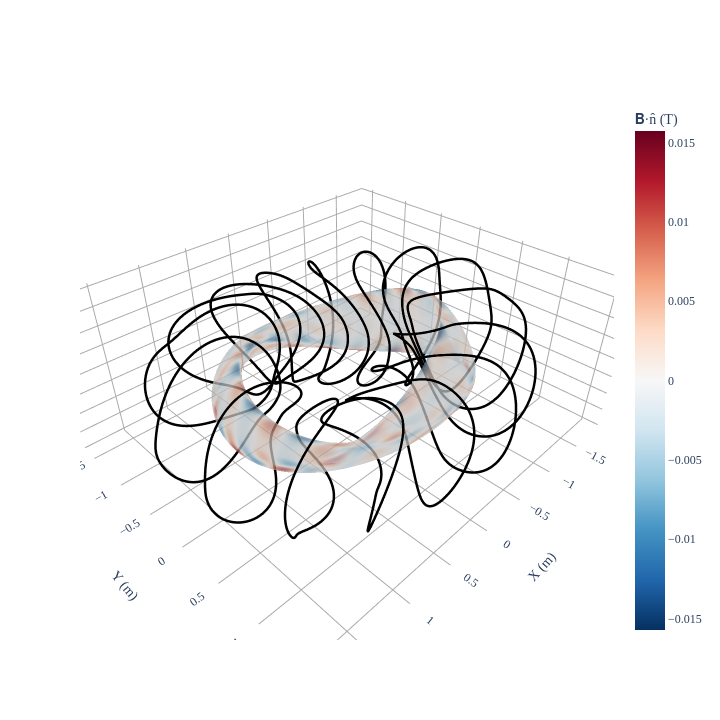

Notebook source saved alongside this figure:
### Code cell
fig = plot_3d(
    eq_qs_T.surface, "B*n", field=optimized_coilset, alpha=0.5
)  # pass in surface so the Bplasma is not computed, as it is vacuum
plot_coils(optimized_coilset, fig=fig)
# plot_coils(coilset,fig=fig,color="red")

### Figure 1 — Plotly figure (JSON) as saved in the notebook; plotly's stock layout.template omitted (floating-point values rounded to 4 significant figures; data arrays with more than 128 entries replaced by an {"elided": "..."} marker saying what was removed)
{"data": [{"colorbar": {"title": {"text": "𝐁·n̂ (T)"}}, "colorscale": [[0, "rgb(5,48,97)"], [0.1, "rgb(33,102,172)"], [0.2, "rgb(67,147,195)"], [0.3, "rgb(146,197,222)"], [0.4, "rgb(209,229,240)"], [0.5, "rgb(247,247,247)"], [0.6, "rgb(253,219,199)"], [0.7, "rgb(244,165,130)"], [0.8, "rgb(214,96,77)"], [0.9, "rgb(178,24,43)"], [1, "rgb(103,0,31)"]], "flatshading": true, "i": {"elided": "40200 int values"}, "intensity": {"elided": "20301 float values"}, "j": {"elided": "40200 int values"}, "k": {"elided": "40200 int values"}, "name": "𝐁·n̂ (T)", "opacity": 0.5, "showscale": true, "type": "mesh3d", "x": {"elided": "20301 float values"}, "y": {"elided": "20301 float values"}, "z": {"elided": "20301 float values"}}, {"hovertext": "Current = 352704.97149147285 (A)", "line": {"color": "black", "dash": "solid", "width": 5}, "marker": {"opacity": 0, "size": 0}, "name": "CoilSet[0]", "showlegend": false, "type": "scatter3d", "x": {"elided": "801 float values"}, "y": {"elided": "801 float values"}, "z": {"elided": "801 float values"}}, {"hovertext": "Current = 352700.7052640369 (A)", "line": {"color": "black", "dash": "solid", "width": 5}, "marker": {"opacity": 0, "size": 0}, "name": "CoilSet[1]", "showlegend": false, "type": "scatter3d", "x": {"elided": "801 float values"}, "y": {"elided": "801 float values"}, "z": {"elided": "801 float values"}}, {"hovertext": "Current = 352696.8898300212 (A)", "line": {"color": "black", "dash": "solid", "width": 5}, "marker": {"opacity": 0, "size": 0}, "name": "CoilSet[2]", "showlegend": false, "type": "scatter3d", "x": {"elided": "801 float values"}, "y": {"elided": "801 float values"}, "z": {"elided": "801 float values"}}, {"hovertext": "Current = 352694.9807184439 (A)", "line": {"color": "black", "dash": "solid", "width": 5}, "marker": {"opacity": 0, "size": 0}, "name": "CoilSet[3]", "showlegend": false, "type": "scatter3d", "x": {"elided": "801 float values"}, "y": {"elided": "801 float values"}, "z": {"elided": "801 float values"}}, {"hovertext": "Current = -352694.9807184439 (A)", "line": {"color": "black", "dash": "solid", "width": 5}, "marker": {"opacity": 0, "size": 0}, "name": "CoilSet[4]", "showlegend": false, "type": "scatter3d", "x": {"elided": "801 float values"}, "y": {"elided": "801 float values"}, "z": {"elided": "801 float values"}}, {"hovertext": "Current = -352696.8898300212 (A)", "line": {"color": "black", "dash": "solid", "width": 5}, "marker": {"opacity": 0, "size": 0}, "name": "CoilSet[5]", "showlegend": false, "type": "scatter3d", "x": {"elided": "801 float values"}, "y": {"elided": "801 float values"}, "z": {"elided": "801 float values"}}, {"hovertext": "Current = -352700.7052640369 (A)", "line": {"color": "black", "dash": "solid", "width": 5}, "marker": {"opacity": 0, "size": 0}, "name": "CoilSet[6]", "showlegend": false, "type": "scatter3d", "x": {"elided": "801 float values"}, "y": {"elided": "801 float values"}, "z": {"elided": "801 float values"}}, {"hovertext": "Current = -352704.97149147285 (A)", "line": {"color": "black", "dash": "solid", "width": 5}, "marker": {"opacity": 0, "size": 0}, "name": "CoilSet[7]", "showlegend": false, "type": "scatter3d", "x": {"elided": "801 float values"}, "y": {"elided": "801 float values"}, "z": {"elided": "801 float values"}}, {"hovertext": "Current = 352704.97149147285 (A)", "line": {"color": "black", "dash": "solid", "width": 5}, "marker": {"opacity": 0, "size": 0}, "name": "CoilSet[8]", "showlegend": false, "type": "scatter3d", "x": {"elided": "801 float values"}, "y": {"elided": "801 float values"}, "z": {"elided": "801 float values"}}, {"hovertext": "Current = 352700.7052640369 (A)", "line": {"color": "black", "dash": "solid", "width": 5}, "marker": {"opacity": 0, "size": 0}, "name": "CoilSet[9]", "showlegend": false, "type": "scatter3d", "x": {"elided": "801 float values"}, "y": {"elided": "801 float values"}, "z": {"elided": "801 float values"}}, {"hovertext": "Current = 352696.8898300212 (A)", "line": {"color": "black", "dash": "solid", "width": 5}, "marker": {"opacity": 0, "size": 0}, "name": "CoilSet[10]", "showlegend": false, "type": "scatter3d", "x": {"elided": "801 float values"}, "y": {"elided": "801 float values"}, "z": {"elided": "801 float values"}}, {"hovertext": "Current = 352694.9807184439 (A)", "line": {"color": "black", "dash": "solid", "width": 5}, "marker": {"opacity": 0, "size": 0}, "name": "CoilSet[11]", "showlegend": false, "type": "scatter3d", "x": {"elided": "801 float values"}, "y": {"elided": "801 float values"}, "z": {"elided": "801 float values"}}, {"hovertext": "Current = -352694.9807184439 (A)", "line": {"color": "black", "dash": "solid", "width": 5}, "marker": {"opacity": 0, "size": 0}, "name": "CoilSet[12]", "showlegend": false, "type": "scatter3d", "x": {"elided": "801 float values"}, "y": {"elided": "801 float values"}, "z": {"elided": "801 float values"}}, {"hovertext": "Current = -352696.8898300212 (A)", "line": {"color": "black", "dash": "solid", "width": 5}, "marker": {"opacity": 0, "size": 0}, "name": "CoilSet[13]", "showlegend": false, "type": "scatter3d", "x": {"elided": "801 float values"}, "y": {"elided": "801 float values"}, "z": {"elided": "801 float values"}}, {"hovertext": "Current = -352700.7052640369 (A)", "line": {"color": "black", "dash": "solid", "width": 5}, "marker": {"opacity": 0, "size": 0}, "name": "CoilSet[14]", "showlegend": false, "type": "scatter3d", "x": {"elided": "801 float values"}, "y": {"elided": "801 float values"}, "z": {"elided": "801 float values"}}, {"hovertext": "Current = -352704.97149147285 (A)", "line": {"color": "black", "dash": "solid", "width": 5}, "marker": {"opacity": 0, "size": 0}, "name": "CoilSet[15]", "showlegend": false, "type": "scatter3d", "x": {"elided": "801 float values"}, "y": {"elided": "801 float values"}, "z": {"elided": "801 float values"}}], "layout": {"font": {"family": "Times"}, "height": 720.5, "scene": {"aspectmode": "data", "xaxis": {"backgroundcolor": "white", "gridcolor": "darkgrey", "showbackground": false, "showgrid": true, "showticklabels": true, "title": {"text": "X (m)"}, "zeroline": true, "zerolinecolor": "darkgrey"}, "yaxis": {"backgroundcolor": "white", "gridcolor": "darkgrey", "showbackground": false, "showgrid": true, "showticklabels": true, "title": {"text": "Y (m)"}, "zeroline": true, "zerolinecolor": "darkgrey"}, "zaxis": {"backgroundcolor": "white", "gridcolor": "darkgrey", "showbackground": false, "showgrid": true, "showticklabels": true, "title": {"text": "Z (m)"}, "zeroline": true, "zerolinecolor": "darkgrey"}}, "title": {"text": "", "x": 0.5, "xanchor": "center", "y": 0.9, "yanchor": "top"}, "width": 720.5}}
